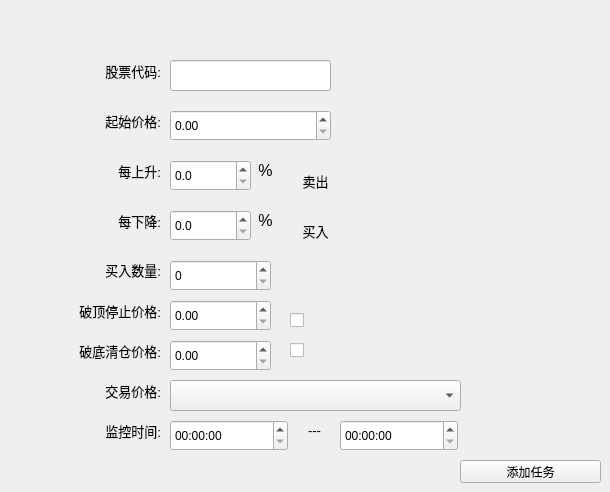
    <widget class="QWidget" name="tab_eq_section_trd">
     <attribute name="title">
      <string>等区间交易</string>
     </attribute>
     <widget class="QLabel" name="label_buytask_stock_2">
      <property name="geometry">
       <rect>
        <x>90</x>
        <y>60</y>
        <width>71</width>
        <height>21</height>
       </rect>
      </property>
      <property name="font">
       <font>
        <pointsize>10</pointsize>
       </font>
      </property>
      <property name="text">
       <string>股票代码:</string>
      </property>
      <property name="alignment">
       <set>Qt::AlignRight|Qt::AlignTrailing|Qt::AlignVCenter</set>
      </property>
     </widget>
     <widget class="QLineEdit" name="le_eqsec_stock">
      <property name="geometry">
       <rect>
        <x>170</x>
        <y>60</y>
        <width>161</width>
        <height>31</height>
       </rect>
      </property>
     </widget>
     <widget class="QDoubleSpinBox" name="dbspbox_eqsec_start_price">
      <property name="geometry">
       <rect>
        <x>170</x>
        <y>110</y>
        <width>161</width>
        <height>31</height>
       </rect>
      </property>
      <property name="decimals">
       <number>2</number>
      </property>
      <property name="maximum">
       <double>999.990000000000009</double>
      </property>
     </widget>
     <widget class="QLabel" name="label_eqsec_start_price">
      <property name="geometry">
       <rect>
        <x>90</x>
        <y>110</y>
        <width>71</width>
        <height>21</height>
       </rect>
      </property>
      <property name="font">
       <font>
        <pointsize>10</pointsize>
       </font>
      </property>
      <property name="text">
       <string>起始价格:</string>
      </property>
      <property name="alignment">
       <set>Qt::AlignRight|Qt::AlignTrailing|Qt::AlignVCenter</set>
      </property>
     </widget>
     <widget class="QDoubleSpinBox" name="dbspbox_eqsec_raise_percent">
      <property name="geometry">
       <rect>
        <x>170</x>
        <y>160</y>
        <width>81</width>
        <height>31</height>
       </rect>
      </property>
      <property name="decimals">
       <number>1</number>
      </property>
      <property name="maximum">
       <double>1000.000000000000000</double>
      </property>
     </widget>
     <widget class="QLabel" name="label_raise_percent">
      <property name="geometry">
       <rect>
        <x>90</x>
        <y>160</y>
        <width>71</width>
        <height>21</height>
       </rect>
      </property>
      <property name="font">
       <font>
        <pointsize>10</pointsize>
       </font>
      </property>
      <property name="text">
       <string>每上升:</string>
      </property>
      <property name="alignment">
       <set>Qt::AlignRight|Qt::AlignTrailing|Qt::AlignVCenter</set>
      </property>
     </widget>
     <widget class="QLabel" name="label_raise_percent_bfh">
      <property name="geometry">
       <rect>
        <x>250</x>
        <y>160</y>
        <width>31</width>
        <height>21</height>
       </rect>
      </property>
      <property name="font">
       <font>
        <pointsize>12</pointsize>
       </font>
      </property>
      <property name="text">
       <string>%</string>
      </property>
      <property name="alignment">
       <set>Qt::AlignCenter</set>
      </property>
     </widget>
     <widget class="QLabel" name="label_raise_percent_sell">
      <property name="geometry">
       <rect>
        <x>290</x>
        <y>170</y>
        <width>51</width>
        <height>21</height>
       </rect>
      </property>
      <property name="font">
       <font>
        <pointsize>10</pointsize>
       </font>
      </property>
      <property name="text">
       <string>卖出</string>
      </property>
      <property name="alignment">
       <set>Qt::AlignCenter</set>
      </property>
     </widget>
     <widget class="QLabel" name="label_raise_percent_bfh_2">
      <property name="geometry">
       <rect>
        <x>250</x>
        <y>210</y>
        <width>31</width>
        <height>21</height>
       </rect>
      </property>
      <property name="font">
       <font>
        <pointsize>12</pointsize>
       </font>
      </property>
      <property name="text">
       <string>%</string>
      </property>
      <property name="alignment">
       <set>Qt::AlignCenter</set>
      </property>
     </widget>
     <widget class="QLabel" name="label_fall_percent">
      <property name="geometry">
       <rect>
        <x>90</x>
        <y>210</y>
        <width>71</width>
        <height>21</height>
       </rect>
      </property>
      <property name="font">
       <font>
        <pointsize>10</pointsize>
       </font>
      </property>
      <property name="text">
       <string>每下降:</string>
      </property>
      <property name="alignment">
       <set>Qt::AlignRight|Qt::AlignTrailing|Qt::AlignVCenter</set>
      </property>
     </widget>
     <widget class="QLabel" name="label_raise_percent_buy">
      <property name="geometry">
       <rect>
        <x>290</x>
        <y>220</y>
        <width>51</width>
        <height>21</height>
       </rect>
      </property>
      <property name="font">
       <font>
        <pointsize>10</pointsize>
       </font>
      </property>
      <property name="text">
       <string>买入</string>
      </property>
      <property name="alignment">
       <set>Qt::AlignCenter</set>
      </property>
     </widget>
     <widget class="QDoubleSpinBox" name="dbspbox_eqsec_fall_percent">
      <property name="geometry">
       <rect>
        <x>170</x>
        <y>210</y>
        <width>81</width>
        <height>31</height>
       </rect>
      </property>
      <property name="decimals">
       <number>1</number>
      </property>
      <property name="maximum">
       <double>1000.000000000000000</double>
      </property>
     </widget>
     <widget class="QLabel" name="label_price_level_3">
      <property name="geometry">
       <rect>
        <x>70</x>
        <y>380</y>
        <width>91</width>
        <height>21</height>
       </rect>
      </property>
      <property name="font">
       <font>
        <pointsize>10</pointsize>
       </font>
      </property>
      <property name="text">
       <string>交易价格:</string>
      </property>
      <property name="alignment">
       <set>Qt::AlignRight|Qt::AlignTrailing|Qt::AlignVCenter</set>
      </property>
     </widget>
     <widget class="QTimeEdit" name="timeEdit_eqsec_begin">
      <property name="geometry">
       <rect>
        <x>170</x>
        <y>420</y>
        <width>118</width>
        <height>31</height>
       </rect>
      </property>
     </widget>
     <widget class="QLabel" name="label_buytask_monitor_time_2">
      <property name="geometry">
       <rect>
        <x>70</x>
        <y>420</y>
        <width>91</width>
        <height>21</height>
       </rect>
      </property>
      <property name="font">
       <font>
        <pointsize>10</pointsize>
       </font>
      </property>
      <property name="text">
       <string>监控时间:</string>
      </property>
      <property name="alignment">
       <set>Qt::AlignRight|Qt::AlignTrailing|Qt::AlignVCenter</set>
      </property>
     </widget>
     <widget class="QTimeEdit" name="timeEdit_eqsec_end">
      <property name="geometry">
       <rect>
        <x>340</x>
        <y>420</y>
        <width>118</width>
        <height>31</height>
       </rect>
      </property>
     </widget>
     <widget class="QComboBox" name="combox_eqsec_price_level">
      <property name="geometry">
       <rect>
        <x>170</x>
        <y>380</y>
        <width>291</width>
        <height>31</height>
       </rect>
      </property>
     </widget>
     <widget class="QLabel" name="label_23">
      <property name="geometry">
       <rect>
        <x>300</x>
        <y>420</y>
        <width>21</width>
        <height>21</height>
       </rect>
      </property>
      <property name="font">
       <font>
        <pointsize>10</pointsize>
       </font>
      </property>
      <property name="text">
       <string>---</string>
      </property>
      <property name="alignment">
       <set>Qt::AlignRight|Qt::AlignTrailing|Qt::AlignVCenter</set>
      </property>
     </widget>
     <widget class="QLabel" name="lab_buytask_quantity_2">
      <property name="geometry">
       <rect>
        <x>70</x>
        <y>259</y>
        <width>91</width>
        <height>21</height>
       </rect>
      </property>
      <property name="font">
       <font>
        <pointsize>10</pointsize>
       </font>
      </property>
      <property name="text">
       <string>买入数量:</string>
      </property>
      <property name="alignment">
       <set>Qt::AlignRight|Qt::AlignTrailing|Qt::AlignVCenter</set>
      </property>
     </widget>
     <widget class="QSpinBox" name="spinBox_eqsec_quantity">
      <property name="geometry">
       <rect>
        <x>170</x>
        <y>260</y>
        <width>101</width>
        <height>31</height>
       </rect>
      </property>
     </widget>
     <widget class="QPushButton" name="pbtn_add_eqsection_task">
      <property name="geometry">
       <rect>
        <x>460</x>
        <y>460</y>
        <width>141</width>
        <height>23</height>
       </rect>
      </property>
      <property name="text">
       <string>添加任务</string>
      </property>
     </widget>
     <widget class="QDoubleSpinBox" name="dbspbox_eqsec_max_price">
      <property name="geometry">
       <rect>
        <x>170</x>
        <y>300</y>
        <width>101</width>
        <height>31</height>
       </rect>
      </property>
      <property name="decimals">
       <number>2</number>
      </property>
      <property name="maximum">
       <double>999.990000000000009</double>
      </property>
     </widget>
     <widget class="QLabel" name="label_eqsec_maxprice">
      <property name="geometry">
       <rect>
        <x>70</x>
        <y>300</y>
        <width>91</width>
        <height>21</height>
       </rect>
      </property>
      <property name="font">
       <font>
        <pointsize>10</pointsize>
       </font>
      </property>
      <property name="text">
       <string>破顶停止价格:</string>
      </property>
      <property name="alignment">
       <set>Qt::AlignRight|Qt::AlignTrailing|Qt::AlignVCenter</set>
      </property>
     </widget>
     <widget class="QLabel" name="label_eqsec_maxprice_2">
      <property name="geometry">
       <rect>
        <x>70</x>
        <y>340</y>
        <width>91</width>
        <height>21</height>
       </rect>
      </property>
      <property name="font">
       <font>
        <pointsize>10</pointsize>
       </font>
      </property>
      <property name="text">
       <string>破底清仓价格:</string>
      </property>
      <property name="alignment">
       <set>Qt::AlignRight|Qt::AlignTrailing|Qt::AlignVCenter</set>
      </property>
     </widget>
     <widget class="QDoubleSpinBox" name="dbspbox_eqsec_min_price">
      <property name="geometry">
       <rect>
        <x>170</x>
        <y>340</y>
        <width>101</width>
        <height>31</height>
       </rect>
      </property>
      <property name="decimals">
       <number>2</number>
      </property>
      <property name="maximum">
       <double>999.990000000000009</double>
      </property>
     </widget>
     <widget class="QCheckBox" name="cb_min_clear_trigger">
      <property name="geometry">
       <rect>
        <x>290</x>
        <y>340</y>
        <width>61</width>
        <height>21</height>
       </rect>
      </property>
      <property name="text">
       <string/>
      </property>
     </widget>
     <widget class="QCheckBox" name="cb_max_stop_trigger">
      <property name="geometry">
       <rect>
        <x>290</x>
        <y>310</y>
        <width>61</width>
        <height>21</height>
       </rect>
      </property>
      <property name="text">
       <string/>
      </property>
     </widget>
    </widget>
